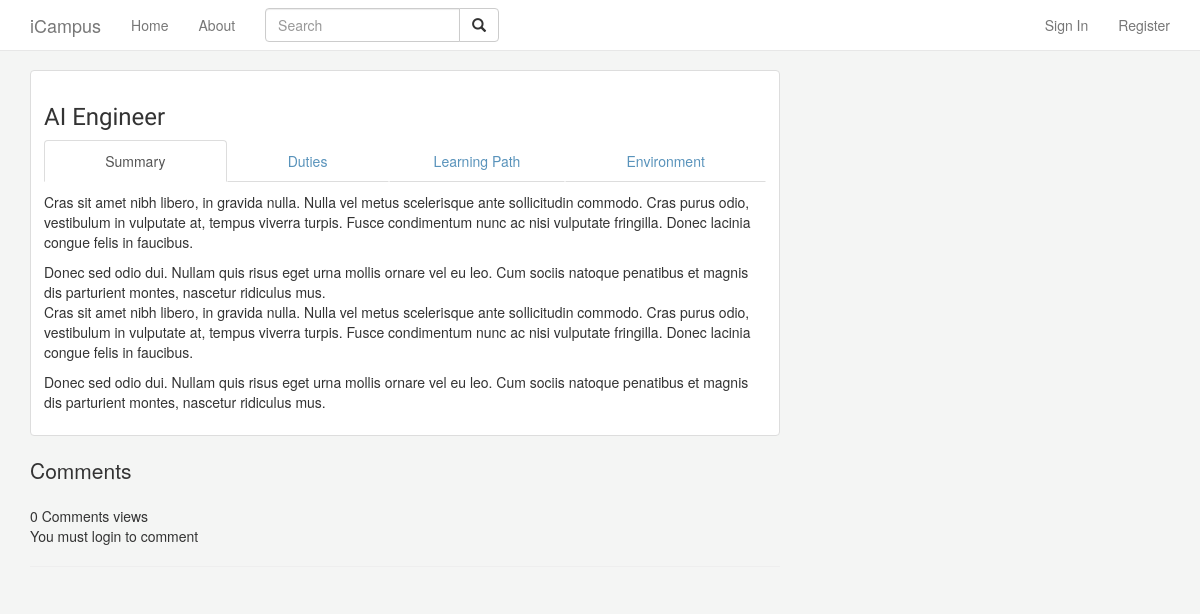
Page /1/ai-engineer/ on the earlier database version.
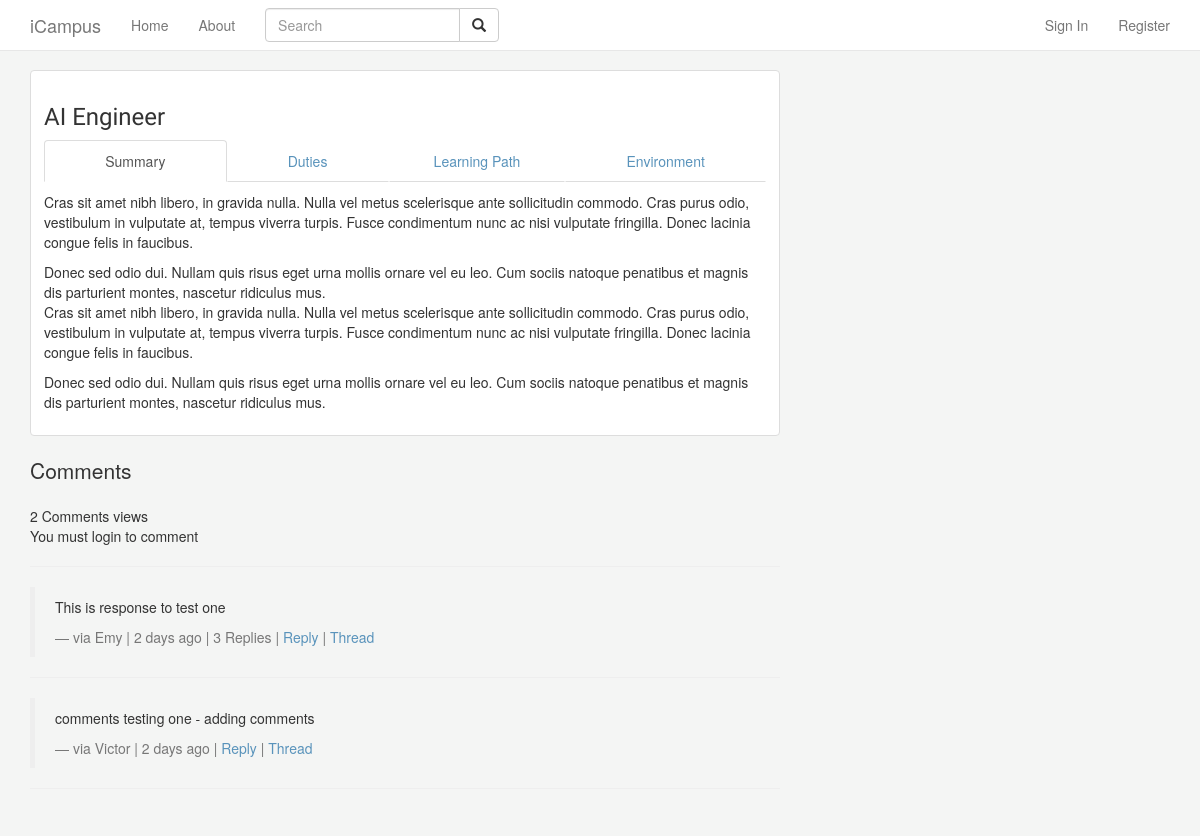
Same page on the later database version.
### careers/models.py (models this page shows, shortened)
class Career(models.Model):
    category = models.ForeignKey(Category, related_name='careers')
    image = models.ImageField(upload_to='products/%Y/%m/%d', blank=True)
    name = models.CharField(max_length=200,db_index=True)
    slug = models.SlugField(max_length=200, db_index=True, unique=True)
    summary = models.TextField(blank=True)
    duties =  models.TextField(blank=True)
    learning_path =  models.TextField(blank=True)
    work_environment = models.TextField(blank=True)
    class Meta:
        ordering = ('name',)
        index_together = (('id', 'slug'), )
    @property
    def comments(self):
        instance = self
        qs = Comment.objects.filter_by_instance(instance)
        return qs
    @property
    def get_content_type(self):
        instance = self
        content_type = ContentType.objects.get_for_model(instance.__class__)
        return content_type

### comments/models.py (models this page shows, shortened)
class Comment(models.Model):
    user        = models.ForeignKey(settings.AUTH_USER_MODEL, default=1)
    content_type = models.ForeignKey(ContentType, on_delete=models.CASCADE)
    object_id = models.PositiveIntegerField()
    content_object = GenericForeignKey('content_type', 'object_id')
    parent      = models.ForeignKey("self", null=True, blank=True)
    content     = models.TextField()
    timestamp   = models.DateTimeField(auto_now_add=True)
    objects = CommentManager()
    class Meta:
        ordering = ['-timestamp']
    def get_absolute_url(self):
        return reverse("comments:thread", kwargs={"id": self.id})
    def children(self): #replies
        return Comment.objects.filter(parent=self)

### careers/views.py (the view, shortened to what this page needs)
# urls.py: url(r'^(?P<id>\d+)/(?P<slug>[-\w]+)/$', views.career_detail, name='career_detail'),
def career_detail(request, id, slug):
	career = get_object_or_404(Career, id=id, slug=slug)
	instance = career # For the purpose of adding generic commenting system.
	initial_data = {
			"content_type": instance.get_content_type,
			"object_id": instance.id
	}
	form = CommentForm(request.POST or None, initial=initial_data)
	comments = instance.comments
	total_views = r.incr('career:{}:views'.format(career.id))
	return render(request,
				  'careers/detail.html',
				  {'career': career,
				  'comments': comments,
				  'comment_form': form,
				  'total_views': total_views })

### comments/forms.py
class CommentForm(forms.Form):
    content_type = forms.CharField(widget=forms.HiddenInput)
    object_id = forms.IntegerField(widget=forms.HiddenInput)
    content = forms.CharField(label='', widget=forms.Textarea(attrs={'rows': 2, 'cols': 40}))

### comments/models.py (called while the page is built)
    def filter_by_instance(self, instance):
        content_type = ContentType.objects.get_for_model(instance.__class__)
        obj_id = instance.id
        qs = super(CommentManager, self).filter(content_type=content_type, object_id= obj_id).filter(parent=None)
        return qs

### careers/templates/careers/detail.html (shortened to what this page needs)
{% extends 'base.html' %}
{% load crispy_forms_tags %}
{% block page_content %}
<div class="row">
    <div class="col-sm-8">
        <div class="thumbnail">
            <div class="caption">
                <h3>{{ career.name }}</h3>
                <ul id="myTab" class='nav nav-tabs nav-justified '>
                    <li class="active"><a href="#overview" data-toggle="tab">Summary</a></li>
                    <li><a href="#duties" data-toggle="tab">Duties</a></li>
                    <li><a href="#education" data-toggle="tab">Learning Path</a></li>
                    <li><a href="work-environment" data-toggle="tab">Environment</a></li>
                </ul>
                <div class="tab-content">
                    <div class="tab-pane fade in active" id="overview">
                        <p>{{ career.summary|linebreaks }}</p>
                    </div>
                </div>
            </div>
        </div>
        <p class='lead'>Comments</p>
            {{ comments.count }} Comments
            <span class="count">
            view{{ total_views|pluralize }}
            </span>
            {% if request.user.is_authenticated %}
            <form method="POST" action="."> {% csrf_token %}
                {{ comment_form|crispy }}
                <input type='submit' value='Post comment' class='btn btn-default'>
            </form>
            {% else %}
            <p>You must login to comment </p>
            {% endif %}
        <hr/>
        {% for comment in comments %}
        <blockquote>
          <p>{{ comment.content }}</p>
          <footer>via {{ comment.user }} | {{ comment.timestamp|timesince }} ago | {% if comment.children.count > 0 %}{{ comment.children.count }} Repl{% if comment.children.count > 1 %}ies{% else %}y{% endif %} | {% endif %} <a class='comment-reply-btn' href='#'>Reply</a> | <a class='' href='{{ comment.get_absolute_url }}'>Thread</a></footer>
        </blockquote>
        <hr/>
        {% endfor %}
    </div>
 </div>
{% endblock %}

### careers/templates/base.html (shortened to what this page needs)
{% load static %}
<!DOCTYPE html>
<html>
    <head>
        <link rel="stylesheet" href="{% static 'bootstrap-3.3.7/css/bootstrap.min.css' %}">
        <link rel="stylesheet" href="{% static 'font-awesome-4.7.0/css/font-awesome.min.css' %}">
        <link rel="stylesheet" href="{% static 'css/base.css' %}">
        <link rel="stylesheet" href="{% static 'css/styles.css' %}">
    </head>
    <body>
        <nav class="navbar navbar-default navbar-fixed-top">
            <div class="container">
                <div class="navbar-header">
                    <a class="navbar-brand" href="#">iCampus</a>
                </div>
                <div id="navbar" class="navbar-collapse collapse">
                    <ul class="nav navbar-nav">
                        <li {% if section == "home" %}class="selected"{% endif %}><a href="/">Home</a></li>
                        <li {% if section == "my-home" %}class="selected"{% endif %}><a href="">About</a></li>
                    </ul>
                    <form class="navbar-form navbar-left" role="search">
                        <div class="input-group">
                            <input type="text" class="form-control" placeholder="Search" name="q">
                            <div class="input-group-btn">
                                <button class="btn btn-default" type="submit"><i class="glyphicon glyphicon-search"></i></button>
                            </div>
                        </div>
                    </form>
                    <ul class="nav navbar-nav navbar-right">
                        {% if request.user.is_authenticated %}
                        <li {% if section == "dashboard" %}class="selected"{% endif %}><a href="{% url "dashboard" %}">Dashboard</a></li>
                        <li><a href="">{{ request.user.username|capfirst }}</a></li>
                        <li><a href="{% url "logout" %}">Logout</a></li>
                        {% else %}
                        <li><a href="{% url "login" %}">Sign In</a></li>
                        <li><a href="{% url "register" %}">Register</a></li>
                        {% endif %}
                  </ul>
                </div>
            </div>
        </nav>
    {% block content %}
    <div class="container">
        {% block page_content %}{% endblock %}
    </div>
    {% endblock %}
    </body>
</html>

### careers/static/css/base.css (style rules this page uses)
h1, h2, h3, h4, h5 , h6 { font-family: 'Ubuntu', sans-serif; font-weight:normal; }
body { min-height: 2000px; padding-top: 70px; }
p { font-size: 14px; }
a { text-decoration:none; color:#5993bb; }

### careers/static/css/styles.css (style rules this page uses)
body { background-color: rgba(212, 216, 212, 0.25); }
.navbar { background-color: white; }

Differences in the rows shown:
added Comment: content "This is response to test one", user "Emy", timestamp "2 days", children.count "3", shows "ies"
added Comment: content "comments testing one - adding comments", user "Victor", timestamp "2 days"
Other differences:
{{ comments.count }}: "0" → "2"
